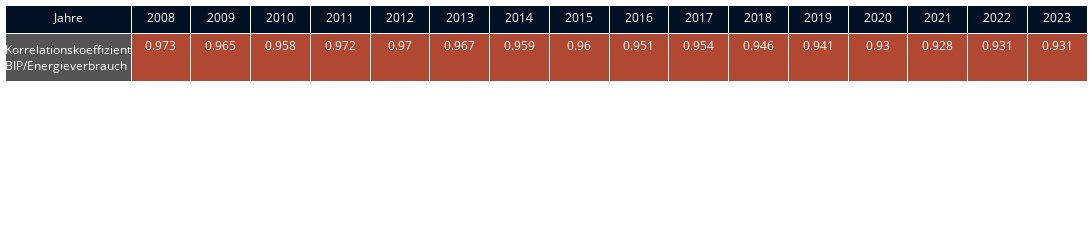

This figure's notebook cell:
### Markdown cell above
## 1.2 Korrelationsuntersuchung: Zusammenhang BIP und Energieverbrauch über Zeit
Wir wollen nun über die Summe der europäischen Länder hinweg untersuchen, ob es eine Korrelation zwischen BIP und EV in Europa gibt. 

Genauer gesagt: Wir nehmen für jedes Jahr das Wertepaar (BIP, EV) für jedes Land. Damit haben wir pro Jahr eine Stichprobe (im Umfang der Anzahl der Länder), für die wir die Korrelation zwischen BIP und EV als Indikator ausrechnen können. Das machen wir für jedes Jahr, und betrachten, wie sich der Korrelationskoeffizient über die Zeit ändert. Außerdem ziehen wir einen Scatterplot heran, auf dem wir für jedes Jahr die Stichprobe aus BIP und EV visualisieren, und eine Regressionsgerade bilden. 

Wir betrachten dafür zunächst die untenstehende Tabelle, die uns den Korrelationskoeffizienten für jedes Jahr ausgibt. Dabei werden Zellen mit Korr.koeff. größer Null automatisch rot dargestellt.

Anschließend nutzen wir den Scatterplot, der uns über eine Animation die Möglichkeit gibt, die zeitliche Änderung der Regressionsgeraden zwischen BIP und EV nachzuvollziehen.

### 1.2.1 Visualisierung

### Code cell
from dashboards_and_tables.T1_corr_tables.table_builders import correlation_table

correlation_table(df_Y, mode = "Jahre", html_elements_color=html_elements_color).show()

### Figure 1 — Plotly figure (JSON) as saved in the notebook; plotly's stock layout.template omitted (floating-point values rounded to 4 significant figures)
{"data": [{"cells": {"fill": {"color": ["#555555", "#b14831", "#b14831", "#b14831", "#b14831", "#b14831", "#b14831", "#b14831", "#b14831", "#b14831", "#b14831", "#b14831", "#b14831", "#b14831", "#b14831", "#b14831", "#b14831"]}, "font": {"color": "white", "size": 12}, "values": [["Korrelationskoeffizient<br>BIP/Energieverbrauch"], [0.973], [0.965], [0.958], [0.972], [0.97], [0.967], [0.959], [0.96], [0.951], [0.954], [0.946], [0.941], [0.93], [0.928], [0.931], [0.931]]}, "columnwidth": [190, 90, 90, 90, 90, 90, 90, 90, 90, 90, 90, 90, 90, 90, 90, 90, 90], "header": {"fill": {"color": "#001124"}, "font": {"color": "white", "size": 12}, "values": ["Jahre", "2008", "2009", "2010", "2011", "2012", "2013", "2014", "2015", "2016", "2017", "2018", "2019", "2020", "2021", "2022", "2023"]}, "type": "table"}], "layout": {"height": 80, "margin": {"b": 5, "l": 5, "r": 5, "t": 5}, "width": 1200}}
